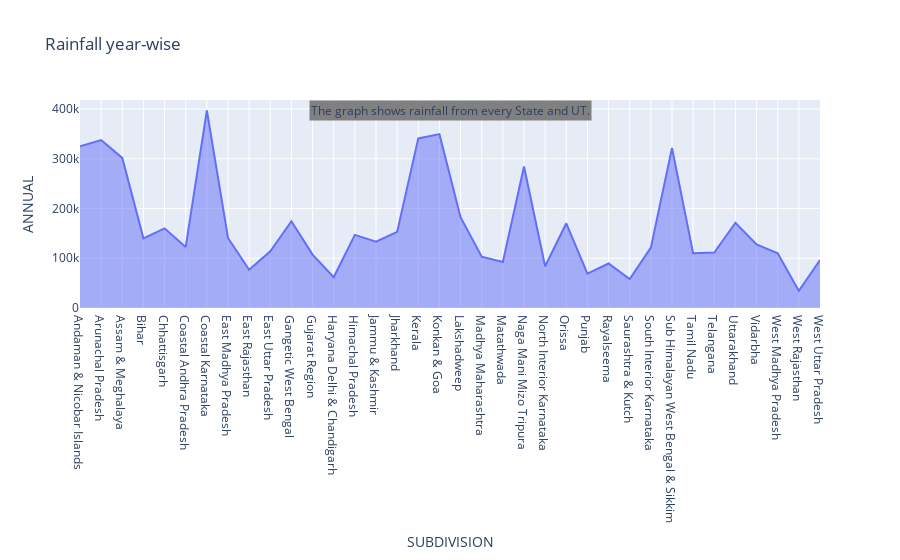

This figure's notebook cell:
### Code cell
# rainfall state-wise
fig = px.area(grouped_obj, x=grouped_obj.index, y='ANNUAL', title='Rainfall year-wise')
conclusion = 'The graph shows rainfall from every State and UT.'
fig.add_annotation(text=conclusion, xref='paper', yref='paper', x=.5, y=1, bgcolor='grey', showarrow=False, font=dict(size=12))
fig.show()

### Figure 1 — Plotly figure (JSON) as saved in the notebook; plotly's stock layout.template omitted (floating-point values rounded to 4 significant figures)
{"data": [{"fillpattern": {"shape": ""}, "hovertemplate": "SUBDIVISION=%{x}<br>ANNUAL=%{y}<extra></extra>", "legendgroup": "", "line": {"color": "#636efa"}, "marker": {"symbol": "circle"}, "mode": "lines", "name": "", "orientation": "v", "showlegend": false, "stackgroup": "1", "type": "scatter", "x": ["Andaman & Nicobar Islands", "Arunachal Pradesh", "Assam & Meghalaya", "Bihar", "Chhattisgarh", "Coastal Andhra Pradesh", "Coastal Karnataka", "East Madhya Pradesh", "East Rajasthan", "East Uttar Pradesh", "Gangetic West Bengal", "Gujarat Region", "Haryana Delhi & Chandigarh", "Himachal Pradesh", "Jammu & Kashmir", "Jharkhand", "Kerala", "Konkan & Goa", "Lakshadweep", "Madhya Maharashtra", "Matathwada", "Naga Mani Mizo Tripura", "North Interior Karnataka", "Orissa", "Punjab", "Rayalseema", "Saurashtra & Kutch", "South Interior Karnataka", "Sub Himalayan West Bengal & Sikkim", "Tamil Nadu", "Telangana", "Uttarakhand", "Vidarbha", "West Madhya Pradesh", "West Rajasthan", "West Uttar Pradesh"], "xaxis": "x", "y": [325000.0, 337700.0, 301800.0, 140000.0, 160200.0, 122900.0, 397300.0, 140800.0, 76810.0, 114200.0, 174400.0, 107400.0, 61830.0, 147000.0, 133200.0, 153000.0, 340968, 349500.0, 182700.0, 103100.0, 92630.0, 284600.0, 83910.0, 170300.0, 69200.0, 89500.0, 58080.0, 121400.0, 321813, 110000.0, 111500.0, 171300.0, 127945, 110200.0, 34410.0, 96396], "yaxis": "y"}], "layout": {"annotations": [{"bgcolor": "grey", "font": {"size": 12}, "showarrow": false, "text": "The graph shows rainfall from every State and UT.", "x": 0.5, "xref": "paper", "y": 1, "yref": "paper"}], "legend": {"tracegroupgap": 0}, "title": {"text": "Rainfall year-wise"}, "xaxis": {"anchor": "y", "domain": [0, 1], "title": {"text": "SUBDIVISION"}}, "yaxis": {"anchor": "x", "domain": [0, 1], "title": {"text": "ANNUAL"}}}}
